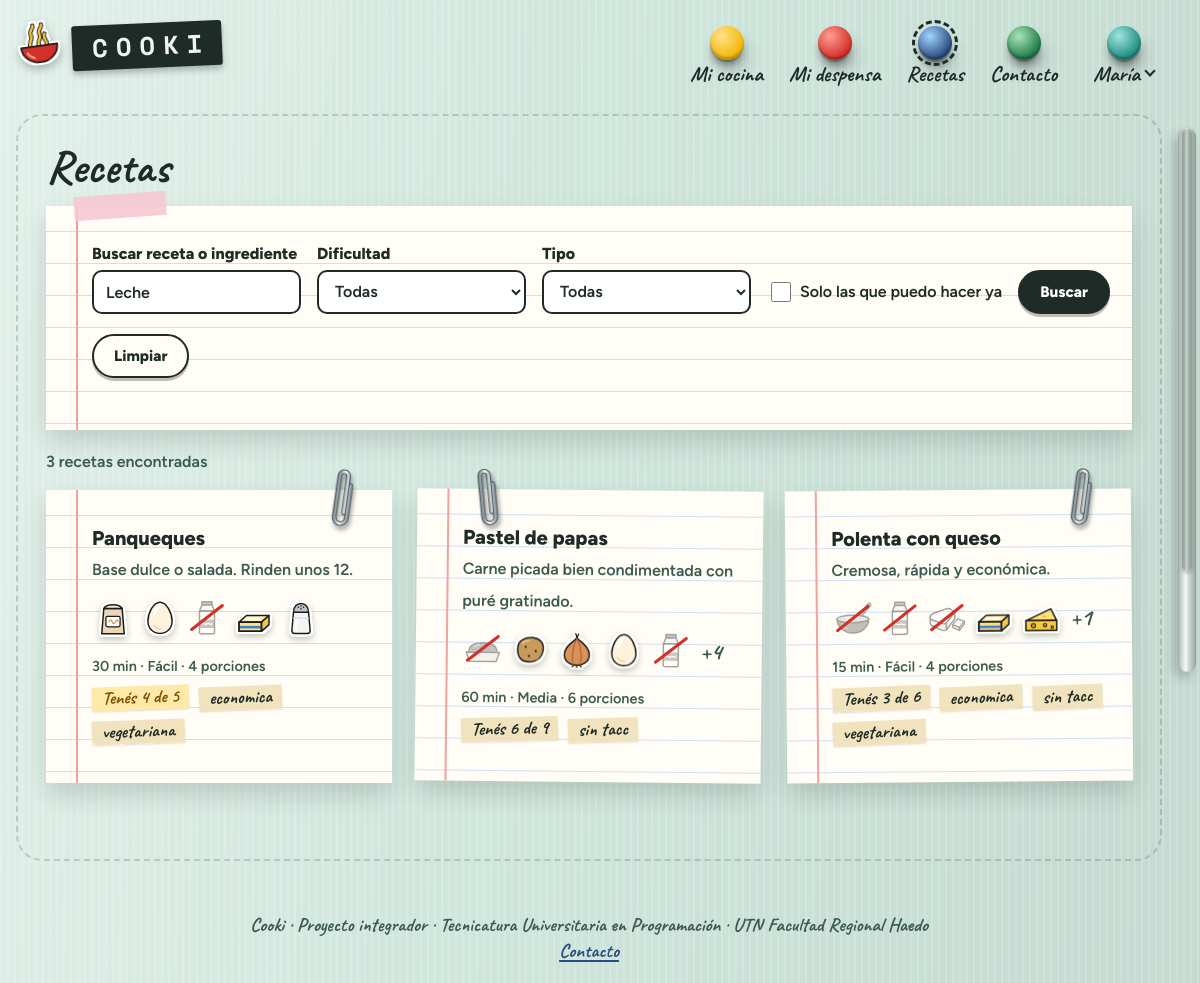
The page /app/recetas.php?q=Leche (signed in) on the database its author committed.
### tables this page shows
CREATE TABLE receta (
    id               INT UNSIGNED AUTO_INCREMENT PRIMARY KEY,
    slug             VARCHAR(120) NOT NULL UNIQUE,
    titulo           VARCHAR(150) NOT NULL,
    descripcion      TEXT         NULL,
    porciones_base   TINYINT      NOT NULL DEFAULT 4,
    minutos_prep     SMALLINT     NOT NULL,
    minutos_coccion  SMALLINT     NOT NULL DEFAULT 0,
    dificultad       TINYINT      NOT NULL,
    imagen           VARCHAR(255) NULL,
    fuente           VARCHAR(255) NULL,           
    autor_id         INT UNSIGNED NULL,           
    creado_en        DATETIME     NOT NULL DEFAULT CURRENT_TIMESTAMP,
    CONSTRAINT ck_receta_dificultad CHECK (dificultad BETWEEN 1 AND 3),
    CONSTRAINT fk_receta_autor FOREIGN KEY (autor_id) REFERENCES usuario(id) ON DELETE SET NULL
);

### src/ayudas.php (called while the page is built, shortened)
<?php
function e(string|int|float|null $valor): string
{
    return htmlspecialchars((string) $valor, ENT_QUOTES, 'UTF-8');
}
function url(string $ruta = ''): string
{
    static $base = null;
    if ($base === null) {
        $publico = str_replace('\\', '/', (string) realpath(dirname(__DIR__) . '/public'));
        $script = str_replace('\\', '/', (string) realpath($_SERVER['SCRIPT_FILENAME'] ?? ''));
        $relativo = str_starts_with($script, $publico . '/') ? substr($script, strlen($publico) + 1) : '';
        $nombre = (string) ($_SERVER['SCRIPT_NAME'] ?? '/');
        $base = ($relativo !== '' && str_ends_with($nombre, $relativo))
            ? substr($nombre, 0, -strlen($relativo))
            : '/';
    }
    return $base . ltrim($ruta, '/');
}
function iconoIngrediente(string $nombre, bool $propio = false): string
{
    $texto = iconv('UTF-8', 'ASCII//TRANSLIT', mb_strtolower($nombre)) ?: $nombre;
    $palabras = preg_split('/[^a-z]+/', strtolower($texto), -1, PREG_SPLIT_NO_EMPTY) ?: [];
    foreach ([implode('-', $palabras), $palabras[0] ?? ''] as $candidato) {
        $archivo = 'img/ingredientes/' . $candidato . '.svg';
        if ($candidato !== '' && is_file(dirname(__DIR__) . '/public/' . $archivo)) {
            return url($archivo);
        }
    }
    return url('img/ingredientes/frasco.svg');
}

### src/bootstrap.php (called while the page is built, shortened)
<?php
spl_autoload_register(function (string $clase): void {
    $prefijo = 'Cooki\\';
    $relativa = str_replace('\\', '/', substr($clase, strlen($prefijo)));
    $archivo = __DIR__ . '/' . $relativa . '.php';
});
require_once __DIR__ . '/ayudas.php';

### src/Config.php (called while the page is built, shortened)
<?php
final class Config
{
    private static array $valores = [];
    public static function get(string $clave, string $porDefecto = ''): string
    {
        $env = getenv($clave);
        if ($env !== false && $env !== '') {
            return $env;
        }
        return self::$valores[$clave] ?? $porDefecto;
    }
}

### src/Db.php (called while the page is built, shortened)
<?php
final class Db
{
    private static ?PDO $pdo = null;
    public static function conexion(): PDO
    {
        if (self::$pdo === null) {
            $dsn = sprintf(
                'mysql:host=%s;port=%s;dbname=%s;charset=utf8mb4',
                Config::get('DB_HOST', '127.0.0.1'),
                Config::get('DB_PORT', '3306'),
                Config::get('DB_NAME', 'cooki')
            );
            self::$pdo = new PDO($dsn, Config::get('DB_USER', 'root'), Config::get('DB_PASS'), [
                PDO::ATTR_ERRMODE => PDO::ERRMODE_EXCEPTION,
                PDO::ATTR_DEFAULT_FETCH_MODE => PDO::FETCH_ASSOC,
                PDO::ATTR_EMULATE_PREPARES => false,
            ]);
        }
        return self::$pdo;
    }
}

### src/Sesion.php (called while the page is built, shortened)
<?php
final class Sesion
{
    public static function usuario(): ?array
    {
        return $_SESSION['usuario'] ?? null;
    }
    public static function idUsuario(): int
    {
        return (int) (self::usuario()['id'] ?? 0);
    }
}

### src/Repositorios/RecetaRepositorio.php (called while the page is built, shortened)
<?php
final class RecetaRepositorio
{
    public function buscar(array $filtros = [], int $usuarioId = 0): array
    {
        $condiciones = [];
        $parametros = ['usuario' => $usuarioId];
        $texto = trim($filtros['q'] ?? '');
        if ($texto !== '') {
            $condiciones[] = '(r.titulo LIKE :q1 OR r.descripcion LIKE :q2 OR EXISTS (
                SELECT 1 FROM receta_ingrediente ri2
                JOIN ingrediente i2 ON i2.id = ri2.ingrediente_id
                LEFT JOIN sinonimo s ON s.ingrediente_id = i2.id
                WHERE ri2.receta_id = r.id AND (i2.nombre LIKE :q3 OR s.texto LIKE :q4)))';
            foreach (['q1', 'q2', 'q3', 'q4'] as $clave) {
                $parametros[$clave] = '%' . $texto . '%';
            }
        }
        $elegidos = array_values(array_unique(array_filter(array_map('intval', $filtros['ingredientes'] ?? []))));
        $sql = 'SELECT * FROM (' . self::SELECT_RESUMEN
            . ($condiciones ? ' WHERE ' . implode(' AND ', $condiciones) : '')
            . ' GROUP BY r.id) AS resumen'
            . (!empty($filtros['puedo']) ? ' WHERE tengo >= total' : '')
            . ' ORDER BY titulo';
        $consulta = $this->db->prepare($sql);
        $consulta->execute($parametros);
        return $consulta->fetchAll();
    }
    public static function ingredientesDeTarjeta(?string $columna): array
    {
        $lista = [];
        foreach (array_filter(explode("\n", (string) $columna)) as $renglon) {
            $lista[] = ['nombre' => substr($renglon, 1), 'tengo' => $renglon[0] === '1'];
        }
        return $lista;
    }
}

### public/app/recetas.php (the view, shortened to what this page needs)
<?php
require dirname(__DIR__, 2) . '/src/bootstrap.php';
$repo = new RecetaRepositorio(Db::conexion());
$filtros = [
    'q' => trim((string) ($_GET['q'] ?? '')),
    'dificultad' => (int) ($_GET['dificultad'] ?? 0),
    'etiqueta' => (int) ($_GET['etiqueta'] ?? 0),
    'puedo' => isset($_GET['puedo']),
];
$recetas = $repo->buscar($filtros, Sesion::idUsuario());
$hayFiltros = $filtros['q'] !== '' || $filtros['dificultad'] || $filtros['etiqueta'] || $filtros['puedo'];
?>
<h1>Recetas</h1>
<div class="catalogo">
<form class="tarjeta buscador" method="get" role="search">
  <div class="campo">
    <label for="q">Buscar receta o ingrediente</label>
    <input id="q" name="q" type="search" placeholder="Ej.: tarta, pollo, zapallo" value="<?= e($filtros['q']) ?>">
  </div>
  <div class="campo">
    <label for="dificultad">Dificultad</label>
    <select id="dificultad" name="dificultad">
      <option value="0">Todas</option>
    </select>
  </div>
  <div class="campo">
    <label for="etiqueta">Tipo</label>
    <select id="etiqueta" name="etiqueta">
      <option value="0">Todas</option>
    </select>
  </div>
  <div class="campo casillas">
    <label><input type="checkbox" name="puedo" value="1"<?= $filtros['puedo'] ? ' checked' : '' ?>> Solo las que puedo hacer ya</label>
  </div>
  <button class="boton" type="submit">Buscar</button>
  <?php if ($hayFiltros) : ?>
    <a class="boton boton--secundario" href="<?= e(url('app/recetas.php')) ?>">Limpiar</a>
  <?php endif; ?>
</form>
<div class="catalogo__resultados">
<p class="texto-suave" role="status"><?= count($recetas) ?> receta<?= count($recetas) === 1 ? '' : 's' ?><?= $hayFiltros ? ' encontradas' : '' ?></p>
<?php if ($recetas === []) : ?>
  <p class="vacio">No encontramos recetas con esos filtros. Probá con otra palabra o sacá algún filtro.</p>
<?php else : ?>
  <div class="grilla">
    <?php foreach ($recetas as $receta) : ?>
      <?php require parcial('tarjeta-receta'); ?>
    <?php endforeach; ?>
  </div>
<?php endif; ?>
</div>
</div>

### src/Vistas/tarjeta-receta.php (shortened to what this page needs)
<?php
$faltan = (int) $receta['total'] - (int) $receta['tengo'];
$dibujos = RecetaRepositorio::ingredientesDeTarjeta($receta['ingredientes'] ?? null);
$maximo = 5;
?>
<article class="tarjeta tarjeta-receta">
  <h2><a href="<?= e(url('app/receta.php?id=' . $receta['id'])) ?>"><?= e($receta['titulo']) ?></a></h2>
  <p class="texto-suave"><?= e($receta['descripcion']) ?></p>
  <?php if ($dibujos !== []) : ?>
    <ul class="mini-ingredientes" aria-label="Ingredientes">
      <?php foreach (array_slice($dibujos, 0, $maximo) as $ing) : ?>
        <li class="<?= $ing['tengo'] ? 'tengo' : 'falta' ?>">
          <img src="<?= e(iconoIngrediente($ing['nombre'])) ?>" width="40" height="40"
               alt="<?= e($ing['nombre'] . ($ing['tengo'] ? '' : ' (te falta)')) ?>" title="<?= e($ing['nombre']) ?>">
        </li>
      <?php endforeach; ?>
      <?php if (count($dibujos) > $maximo) : ?>
        <li class="mini-ingredientes__mas">+<?= count($dibujos) - $maximo ?></li>
      <?php endif; ?>
    </ul>
  <?php endif; ?>
  <p class="tarjeta-receta__datos">
    <span><?= e($receta['minutos']) ?> min</span> ·
    <span><?= e(RecetaRepositorio::DIFICULTADES[(int) $receta['dificultad']] ?? '') ?></span> ·
    <span><?= e($receta['porciones_base']) ?> porciones</span>
  </p>
  <p>
    <?php if ($faltan <= 0) : ?>
      <span class="etiqueta etiqueta--exito">Tenés todo</span>
    <?php else : ?>
      <span class="etiqueta<?= $faltan <= 2 ? ' etiqueta--alerta' : '' ?>">Tenés <?= e($receta['tengo']) ?> de <?= e($receta['total']) ?></span>
    <?php endif; ?>
    <?php foreach (array_filter(explode(', ', (string) $receta['etiquetas'])) as $etiqueta) : ?>
      <span class="etiqueta"><?= e(str_replace('_', ' ', $etiqueta)) ?></span>
    <?php endforeach; ?>
  </p>
</article>

### rows shown on the page
receta: titulo "Panqueques", descripcion "Base dulce o salada. Rinden unos 12.", minutos "30", dificultad "Fácil", porciones_base "4", tengo "4", total "5", etiqueta "economica", etiqueta "vegetariana"
receta: titulo "Pastel de papas", descripcion "Carne picada bien condimentada con puré gratinado.", count($dibujos) - $maximo "4", minutos "60", dificultad "Media", porciones_base "6", tengo "6", total "9", etiqueta "sin tacc"
receta: titulo "Polenta con queso", descripcion "Cremosa, rápida y económica.", count($dibujos) - $maximo "1", minutos "15", dificultad "Fácil", porciones_base "4", tengo "3", total "6", etiqueta "economica", etiqueta "sin tacc", etiqueta "vegetariana"

### other values the page prints
$letra "C"
$letra "O"
$letra "K"
$letra "I"
$texto "Mi cocina"
$texto "Mi despensa"
$texto "Recetas"
$texto "Contacto"
explode(' ', $usuario['nombre'])[0] "María"
count($recetas) "3"
